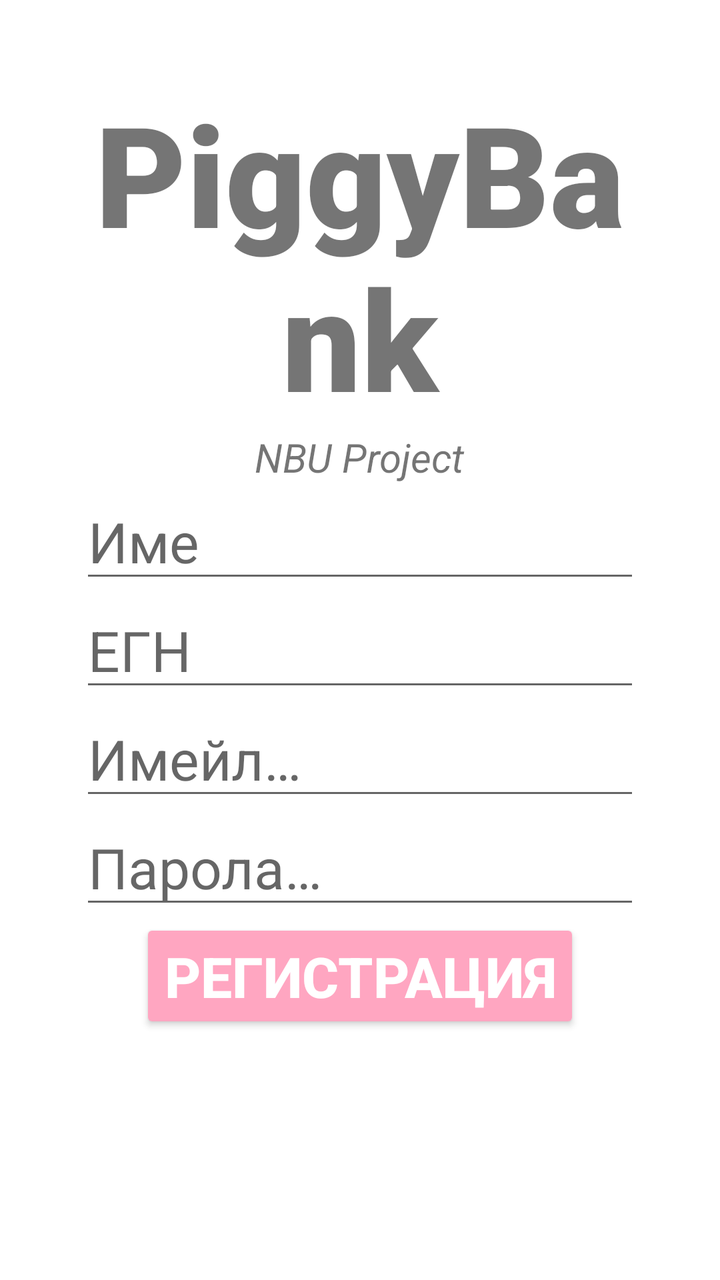
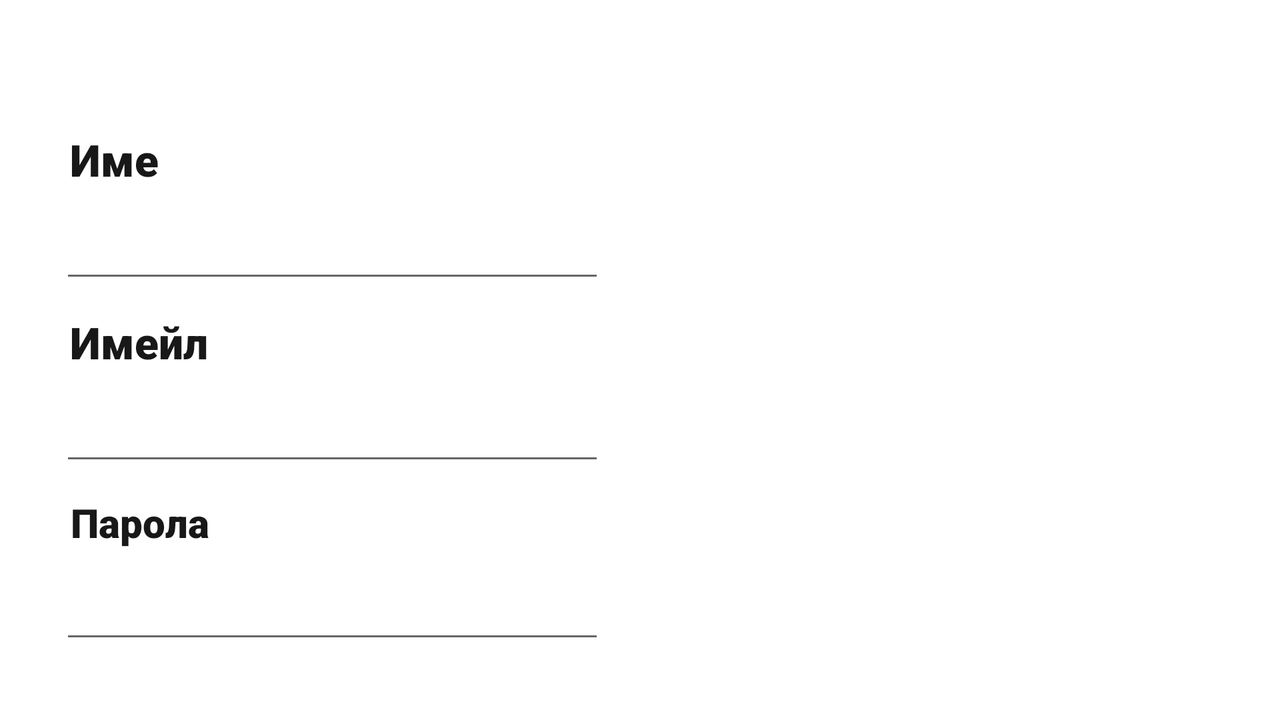

An Android layout and its configuration variant, each rendered on a device that would load it. The default file and the variant file are quoted in full after the pictures.
<!-- AndroidManifest.xml: application theme Theme.NBUPiggyBank -->
<!-- res/layout/register.xml -->
<?xml version="1.0" encoding="utf-8"?>
<ScrollView xmlns:android="http://schemas.android.com/apk/res/android"
    xmlns:tools="http://schemas.android.com/tools"
    android:id="@+id/ScrollView02"
    android:layout_width="fill_parent"
    android:layout_height="fill_parent"
    android:background="@color/white">

    <RelativeLayout android:layout_width="match_parent"
        android:layout_height="wrap_content"
        android:padding="40dp"
        tools:context=".Register">

        <TextView
            android:id="@+id/banner"
            android:layout_width="wrap_content"
            android:layout_height="wrap_content"
            android:text="@string/piggybank"
            android:textSize="70sp"
            android:textAlignment="center"
            android:textStyle="bold"
            android:fontFamily="sans-serif-black"
            android:layout_centerHorizontal="true"
             />

        <TextView
            android:id="@+id/bannerDescription"
            android:layout_width="wrap_content"
            android:layout_height="wrap_content"
            android:text="@string/nbu_project"
            android:textAlignment="center"
            android:textSize="20sp"
            android:textStyle="italic"
            android:layout_below="@id/banner"
            android:layout_centerHorizontal="true"
            />

        <EditText
            android:id="@+id/Name"
            android:layout_width="wrap_content"
            android:layout_height="wrap_content"
            android:textSize="28sp"
            android:ems="10"
            android:hint="@string/Име"
            android:inputType="text"
            android:layout_below="@id/bannerDescription"
            android:layout_centerHorizontal="true"
            />

        <EditText
            android:id="@+id/Egn"
            android:layout_width="wrap_content"
            android:layout_height="wrap_content"
            android:textSize="28sp"
            android:ems="10"
            android:hint="@string/ЕГН"
            android:inputType="text"
            android:layout_below="@id/Name"
            android:layout_centerHorizontal="true"
            />

        <EditText
            android:id="@+id/Email"
            android:layout_width="wrap_content"
            android:layout_height="wrap_content"
            android:textSize="28sp"
            android:ems="10"
            android:hint="@string/Имейл"
            android:inputType="text"
            tools:ignore="TextFields"
            android:layout_below="@id/Egn"
            android:layout_centerHorizontal="true"/>

        <EditText
            android:id="@+id/Password"
            android:layout_width="wrap_content"
            android:layout_height="wrap_content"
            android:textSize="28sp"
            android:ems="10"
            android:hint="@string/Парола"
            android:inputType="textPassword"
            android:layout_below="@id/Email"
            android:layout_centerHorizontal="true"
            />

        <Button
            android:id="@+id/registerUser"
            android:layout_width="wrap_content"
            android:layout_height="wrap_content"
            android:textSize="28sp"
            android:backgroundTint="#ffa6c1"
            android:text="@string/Регистрация"
            android:textColor="@color/white"
            android:textStyle="bold"
            tools:targetApi="lollipop"
            android:layout_below="@id/Password"
            android:layout_centerHorizontal="true"/>

    </RelativeLayout>
</ScrollView>
<!-- resources referenced by this layout -->
<resources>
  <color name="white">#FFFFFF</color>
  <string name="nbu_project">NBU Project</string>
  <string name="piggybank">PiggyBank</string>
  <style name="Theme.NBUPiggyBank" parent="Theme.AppCompat.Light.NoActionBar">
      </style>
</resources>
<!-- res/layout-land/register.xml (the repository's variant of the layout above) -->
<!-- drawn on the phone turned sideways -->
<?xml version="1.0" encoding="utf-8"?>
<ScrollView xmlns:android="http://schemas.android.com/apk/res/android"
    xmlns:tools="http://schemas.android.com/tools"
    android:id="@+id/ScrollView02"
    android:layout_width="fill_parent"
    android:layout_height="fill_parent"
    android:background="@color/white">

    <RelativeLayout
        android:layout_width="match_parent"
        android:layout_height="wrap_content"
        android:padding="@dimen/register_relative_lay_padding"
        tools:context=".Register">

        <LinearLayout
            android:id="@+id/firstLayout"
            android:layout_width="match_parent"
            android:layout_height="match_parent"
            android:layout_toStartOf="@+id/secondView"
            android:orientation="vertical">

            <TextView
                android:id="@+id/nameLabel"
                android:layout_width="wrap_content"
                android:layout_height="wrap_content"
                android:fontFamily="sans-serif-black"
                android:paddingStart="@dimen/padding_five"
                android:text="@string/Име"
                android:textAlignment="center"
                android:layout_marginTop="@dimen/land_register_piggy_margin_top"
                android:textColor="@color/black_02"
                android:textSize="@dimen/label_text_size"
                tools:ignore="RtlSymmetry" />

            <EditText
                android:id="@+id/Name"
                android:layout_width="match_parent"
                android:layout_height="wrap_content"
                android:ems="10"
                android:inputType="textEmailAddress"
                android:minHeight="@dimen/land_register_edit_text_min_height"
                android:textColorHint="@color/black_02"
                android:textSize="@dimen/edit_text_size"
                tools:ignore="LabelFor,RtlSymmetry"
                android:importantForAutofill="no" />

            <TextView
                android:id="@+id/EmailLabel"
                android:layout_width="wrap_content"
                android:layout_height="wrap_content"
                android:layout_marginTop="@dimen/padding_ten"
                android:fontFamily="sans-serif-black"
                android:paddingStart="@dimen/padding_five"
                android:text="@string/emailLabel"
                android:textAlignment="center"
                android:textColor="@color/black_02"
                android:textSize="@dimen/label_text_size"
                tools:ignore="RtlSymmetry" />

            <EditText
                android:id="@+id/Email"
                android:layout_width="match_parent"
                android:layout_height="wrap_content"
                android:ems="10"
                android:inputType="textEmailAddress"
                android:minHeight="@dimen/land_register_edit_text_min_height"
                android:textColorHint="@color/black_02"
                android:textSize="@dimen/edit_text_size"
                tools:ignore="LabelFor,RtlSymmetry"
                android:importantForAutofill="no" />

            <TextView
                android:id="@+id/PassLabel"
                android:layout_width="wrap_content"
                android:layout_height="wrap_content"
                android:layout_marginTop="@dimen/padding_ten"
                android:fontFamily="sans-serif-black"
                android:paddingStart="@dimen/padding_five"
                android:text="@string/passLabel"
                android:textAlignment="center"
                android:textColor="@color/black_02"
                android:textSize="@dimen/edit_text_size"
                tools:ignore="RtlSymmetry" />

            <EditText
                android:id="@+id/Password"
                android:layout_width="match_parent"
                android:layout_height="wrap_content"
                android:ems="10"
                android:inputType="textEmailAddress"
                android:minHeight="@dimen/land_register_edit_text_min_height"
                android:textColorHint="@color/black_02"
                android:textSize="@dimen/label_text_size"
                tools:ignore="LabelFor,RtlSymmetry,TextFields"
                android:importantForAutofill="no"/>
        </LinearLayout>

        <View
            android:id="@+id/secondView"
            android:layout_width="@dimen/land_register_view_w"
            android:layout_height="match_parent"
            android:layout_centerHorizontal="true" />

        <LinearLayout
            android:id="@+id/thirdLayout"
            android:layout_width="match_parent"
            android:layout_height="match_parent"
            android:layout_toEndOf="@+id/secondView"
            android:orientation="vertical">

            <ImageView
                android:id="@+id/piggyRegister"
                android:layout_width="wrap_content"
                android:layout_height="wrap_content"
                android:layout_marginBottom="@dimen/register_icon_margin_bottom"
                android:contentDescription="@string/piggyregister"
                android:src="@drawable/piggyregister1" />


            <Button
                android:id="@+id/registerUser"
                android:layout_width="match_parent"
                android:layout_height="wrap_content"
                android:layout_marginTop="@dimen/land_register_piggy_margin_top"
                android:background="@drawable/rounded_button"
                android:minHeight="@dimen/land_register_edit_text_min_height"
                android:text="@string/createprofile"
                android:textColor="@color/white"
                android:textSize="@dimen/edit_text_size"
                tools:ignore="DuplicateSpeakableTextCheck" />
        </LinearLayout>

    </RelativeLayout>
</ScrollView>
<!-- resources referenced by the variant -->
<!-- as the phone turned sideways resolves them -->
<resources>
  <color name="black_02">#171817</color>
  <color name="white">#FFFFFF</color>
  <dimen name="edit_text_size">20sp</dimen>
  <dimen name="label_text_size">22sp</dimen>
  <dimen name="land_register_edit_text_min_height">52dp</dimen>
  <dimen name="land_register_piggy_margin_top">35dp</dimen>
  <dimen name="land_register_view_w">35dp</dimen>
  <dimen name="padding_five">5dp</dimen>
  <dimen name="padding_ten">10dp</dimen>
  <dimen name="register_icon_margin_bottom">60dp</dimen>
  <dimen name="register_relative_lay_padding">30dp</dimen>
  <string name="createprofile">Създай профил</string>
  <string name="emailLabel">Имейл</string>
  <string name="passLabel">Парола</string>
  <string name="piggyregister">piggyRegister</string>
  <style name="Theme.NBUPiggyBank" parent="Theme.AppCompat.Light.NoActionBar">
      </style>
</resources>
